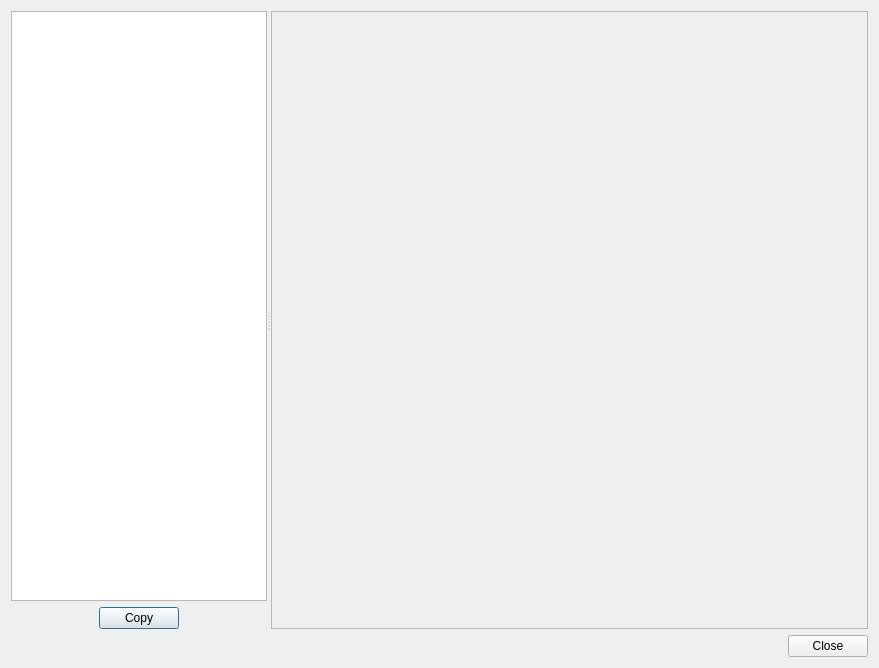
<?xml version="1.0" encoding="UTF-8"?>
<ui version="4.0">
 <class>GMapDlg</class>
 <widget class="QDialog" name="GMapDlg">
  <property name="geometry">
   <rect>
    <x>0</x>
    <y>0</y>
    <width>879</width>
    <height>668</height>
   </rect>
  </property>
  <property name="windowTitle">
   <string>Dialog</string>
  </property>
  <layout class="QGridLayout" name="gridLayout">
   <item row="0" column="0">
    <layout class="QVBoxLayout" name="verticalLayout_2">
     <item>
      <widget class="QSplitter" name="splitter">
       <property name="orientation">
        <enum>Qt::Horizontal</enum>
       </property>
       <widget class="QWidget" name="">
        <layout class="QVBoxLayout" name="verticalLayout">
         <item>
          <widget class="QTreeView" name="treeView"/>
         </item>
         <item>
          <layout class="QHBoxLayout" name="horizontalLayout">
           <item>
            <spacer name="horizontalSpacer">
             <property name="orientation">
              <enum>Qt::Horizontal</enum>
             </property>
             <property name="sizeHint" stdset="0">
              <size>
               <width>40</width>
               <height>20</height>
              </size>
             </property>
            </spacer>
           </item>
           <item>
            <widget class="QPushButton" name="copyButton">
             <property name="toolTip">
              <string>Copy to Clipboard</string>
             </property>
             <property name="text">
              <string>Copy</string>
             </property>
            </widget>
           </item>
           <item>
            <spacer name="horizontalSpacer_2">
             <property name="orientation">
              <enum>Qt::Horizontal</enum>
             </property>
             <property name="sizeHint" stdset="0">
              <size>
               <width>40</width>
               <height>20</height>
              </size>
             </property>
            </spacer>
           </item>
          </layout>
         </item>
        </layout>
       </widget>
       <widget class="QFrame" name="frame">
        <property name="sizePolicy">
         <sizepolicy hsizetype="Preferred" vsizetype="Preferred">
          <horstretch>10</horstretch>
          <verstretch>0</verstretch>
         </sizepolicy>
        </property>
        <property name="minimumSize">
         <size>
          <width>20</width>
          <height>20</height>
         </size>
        </property>
        <property name="frameShape">
         <enum>QFrame::StyledPanel</enum>
        </property>
        <property name="frameShadow">
         <enum>QFrame::Raised</enum>
        </property>
       </widget>
      </widget>
     </item>
     <item>
      <widget class="QDialogButtonBox" name="buttonBox">
       <property name="orientation">
        <enum>Qt::Horizontal</enum>
       </property>
       <property name="standardButtons">
        <set>QDialogButtonBox::Close</set>
       </property>
      </widget>
     </item>
    </layout>
   </item>
  </layout>
 </widget>
 <resources/>
 <connections>
  <connection>
   <sender>buttonBox</sender>
   <signal>accepted()</signal>
   <receiver>GMapDlg</receiver>
   <slot>accept()</slot>
   <hints>
    <hint type="sourcelabel">
     <x>248</x>
     <y>254</y>
    </hint>
    <hint type="destinationlabel">
     <x>157</x>
     <y>274</y>
    </hint>
   </hints>
  </connection>
  <connection>
   <sender>buttonBox</sender>
   <signal>rejected()</signal>
   <receiver>GMapDlg</receiver>
   <slot>reject()</slot>
   <hints>
    <hint type="sourcelabel">
     <x>316</x>
     <y>260</y>
    </hint>
    <hint type="destinationlabel">
     <x>286</x>
     <y>274</y>
    </hint>
   </hints>
  </connection>
 </connections>
</ui>
